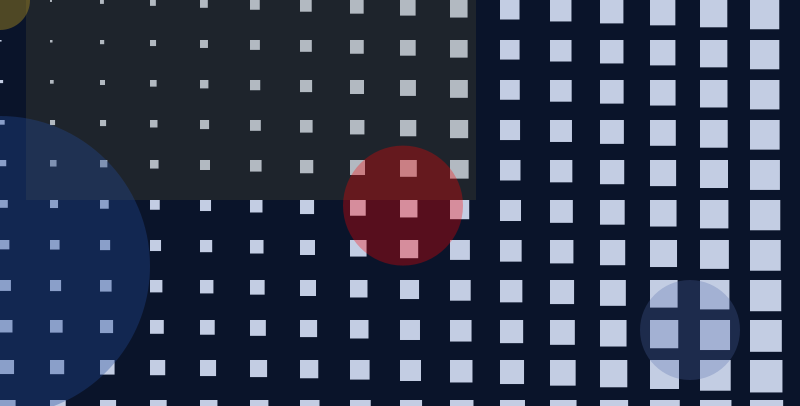
Frame 1 (no input)
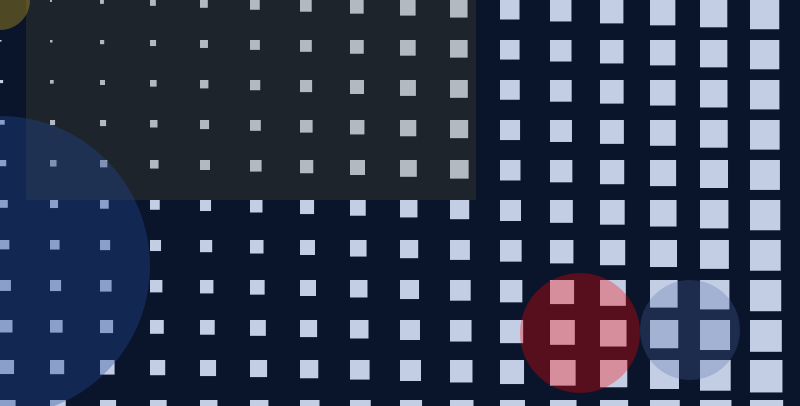
Frame 60 (the mouse pressed at the canvas centre just before this capture)
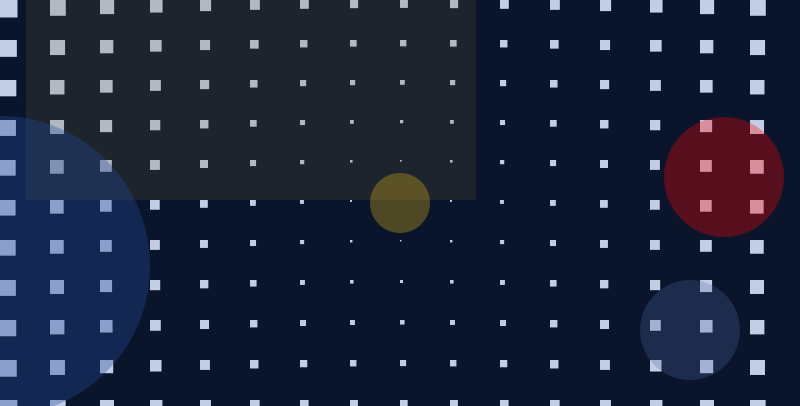
Frame 120 (the mouse held since frame 60 and released just before this capture)

The Processing sketch that drew these frames (run headless with seeded random() and noise(); from frame 60 on, the mouse is pressed at the canvas centre):

// Processing sketch: processing_80504
// ── processing_80504.pde

float max_distance;

int rad = 60;        
float xpos, ypos;       

float xspeed = 3;  
float yspeed = 2.6;  

int xdirection = 1;  
int ydirection = 1;  



void setup() {
  size(800, 406); 
  
  noStroke();
  frameRate(40);
  ellipseMode(RADIUS);
  xpos = width/2;
  ypos = height/2;
 
  noStroke();
  max_distance = dist(0, 0, width, height);
}

void draw() {
  background(0);

 
    for(int i = 0; i <= width; i += 50) {
    for(int j = 0; j <= height; j += 40) {
      float size = dist(mouseX, mouseY, i, j);
      size = size/max_distance * 35;
      noStroke();
      fill(255);
      rect(i, j, size, size);
    }
  }
   noStroke ();
     fill(139,113,17,50);
     rect (26,0,450,200);
   
    noStroke ();
     fill(35,73,152,70);
     rect (0,0,800,406);
     
    fill(35,73,152,90);
    noStroke();
    ellipse (0,266, 150,150);
    
    fill (79,102,167,70);
    noStroke();
    ellipse(690,330,50,50);
    
    fill (206,168,29,90);
    noStroke();
    ellipse(mouseX,mouseY,30,30);
    
    xpos = xpos + ( xspeed * xdirection );
  ypos = ypos + ( yspeed * ydirection );
  if (xpos > width-rad || xpos < rad) {
    xdirection *= -1;
  }
  if (ypos > height-rad || ypos < rad) {
    ydirection *= -1;
  }
 fill(255,0,0,80);
  ellipse(xpos, ypos, rad, rad);
   
}
